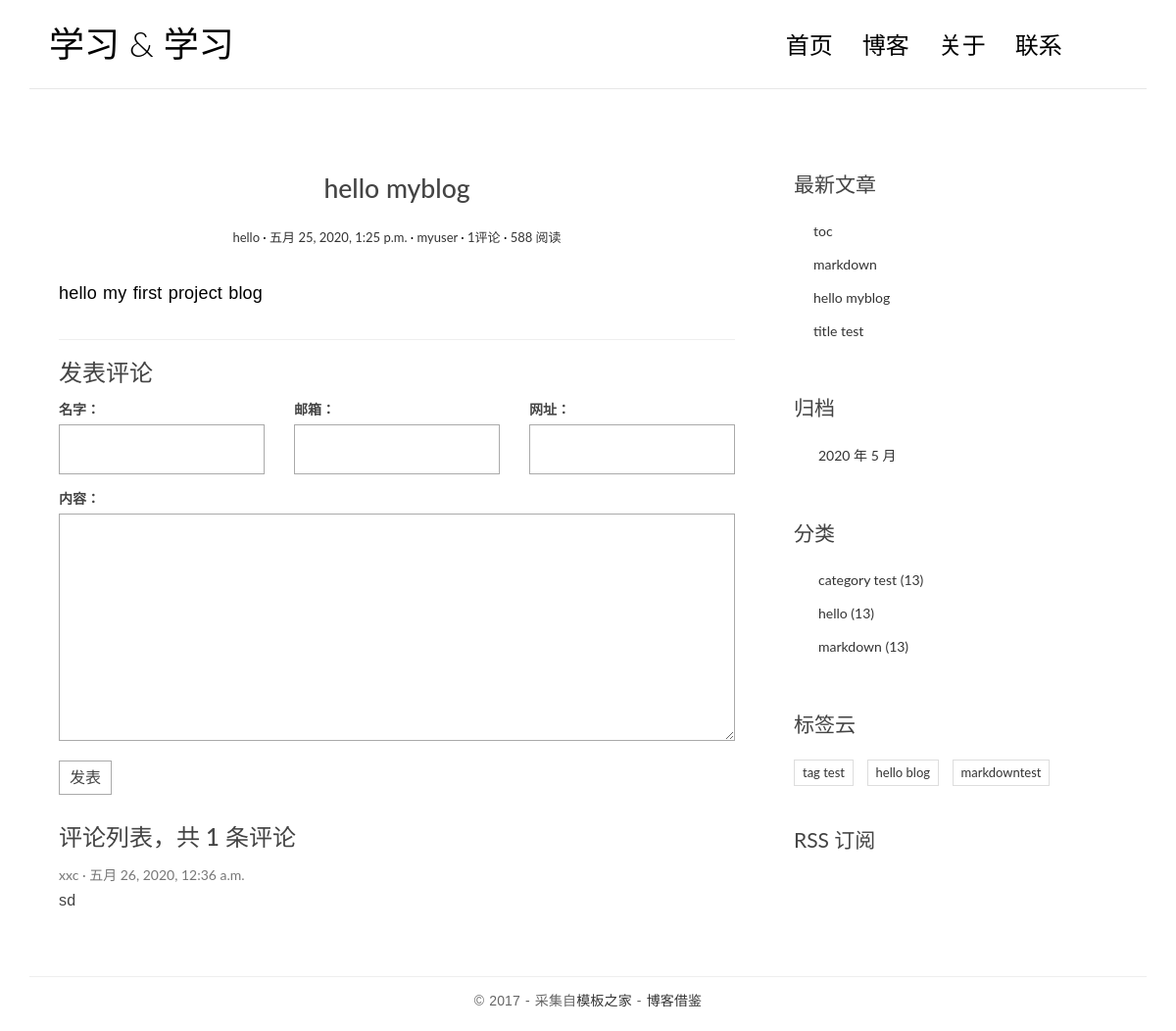
Page /posts/2/ on the committed database.
### blog/models.py (models this page shows, shortened)
class Post(models.Model):
    class Meta:
        verbose_name = "文章"
        verbose_name_plural = verbose_name
    def get_absolute_url(self):
        return reverse('blog:detail',kwargs={'pk':self.pk})
    title = models.CharField("标题",max_length=70)
    body = models.TextField('正文')
    created_time = models.DateTimeField('创建时间',default=timezone.now)
    modified_time = models.DateTimeField('修改时间',default=timezone.now)
    excerpt = models.CharField('摘要',max_length=200,blank=True)
    category = models.ForeignKey(Category,verbose_name="分类",on_delete=models.CASCADE)
    tags = models.ManyToManyField(Tag,verbose_name="标签",blank=True)
    author = models.ForeignKey(User,on_delete=models.CASCADE)

class Category(models.Model):
    class Meta:
        verbose_name = "分类"
        verbose_name_plural = verbose_name
    name = models.CharField(max_length=100)

class Tag(models.Model):
    name = models.CharField(max_length=100)
    class Meta:
        verbose_name = "标签"
        verbose_name_plural = verbose_name

### comments/models.py (models this page shows, shortened)
class Comment(models.Model):
    name = models.CharField('名字', max_length=50)
    email = models.EmailField('邮箱')
    url = models.URLField('网址', blank=True)
    text = models.TextField('内容')
    created_time = models.DateTimeField('创建时间', default=timezone.now)
    post = models.ForeignKey('blog.Post', verbose_name='文章', on_delete=models.CASCADE)
    class Meta:
        verbose_name = '评论'
        verbose_name_plural = verbose_name

### blog/views.py (the view)
# urls.py: path('posts/<int:pk>/',views.detail,name="detail"),
def detail(request,pk):
    post = get_object_or_404(Post,pk=pk)
    md = markdown.Markdown(extensions=[
        'markdown.extensions.extra',
        'markdown.extensions.codehilite',
        TocExtension(slugify=slugify),
    ])
    post.body = md.convert(post.body)
    m = re.search(r'<div class="toc">\s*<ul>(.*)</ul>',md.toc,re.S)
    post.toc = m.group(1) if m is not None else ''
    return render(request,'blog/detail.html',context={'post':post})

### comments/forms.py
class CommentForm(forms.ModelForm):
    class Meta:
        model = Comment
        fields = ['name','email','url','text']

### blog/templatetags/blog_extras.py (called while the page is built)
@register.inclusion_tag('blog/inclusions/_recent_posts.html', takes_context=True)
def show_recent_posts(context,num=5):
    return {
        'recent_post_list':Post.objects.all().order_by('-created_time')[:num]
    }

@register.inclusion_tag('blog/inclusions/_archives.html', takes_context=True)
def show_archives(context):
    return {
        'date_list':Post.objects.dates('created_time','month',order='DESC'),
    }

@register.inclusion_tag('blog/inclusions/_categories.html', takes_context=True)
def show_categories(context):
    return {
        'category_list':Category.objects.all(),
    }

@register.inclusion_tag('blog/inclusions/_tags.html', takes_context=True)
def show_tags(context):
    return {
        'tag_list':Tag.objects.all(),
    }

### comments/templatetags/comments_extras.py (called while the page is built)
@register.inclusion_tag('comments/inclusions/_form.html', takes_context=True)
def show_comment_form(context,post,form=None):
    if form is None:
        form = CommentForm()
    return {
        'form':form,
        'post':post,
    }

@register.inclusion_tag('comments/inclusions/_list.html', takes_context=True)
def show_comments(context, post):
    comment_list = post.comment_set.all().order_by('-created_time')
    comment_count = comment_list.count()
    return {
        'comment_count': comment_count,
        'comment_list': comment_list,
    }

### templates/blog/detail.html (shortened to what this page needs)
{% extends 'base.html' %}
{% load comments_extras %}
{% block main %}
                <article class="post post-1">
                    <header class="entry-header">
                        <h1 class="entry-title">{{ post.title }}</h1>
                        <div class="entry-meta">
                            <span class="post-category"><a href="#">{{ post.category.name }}</a></span>
                            <span class="post-date"><a href="#"><time class="entry-date"
                                                                      datetime="{{ post.created_time }}">{{ post.created_time }}</time></a></span>
                            <span class="post-author"><a href="#">{{ post.author }}</a></span>
                            <span class="comments-link"><a href="#comment-area">{{ post.comment_set.count }}评论</a></span>
                            <span class="views-count"><a href="#">588 阅读</a></span>
                        </div>
                    </header>
                    <div class="entry-content clearfix">
                        {{ post.body|safe }}
                    </div>
                </article>
                <section class="comment-area" id="comment-area">
                    <hr>
                    <h3>发表评论</h3>
                    {% show_comment_form post %}
                    <div class="comment-list-panel">
                    {% show_comments post %}
                    </div>
                </section>
{% endblock main %}

### templates/comments/inclusions/_list.html (shortened to what this page needs)
<!DOCTYPE html>
<html lang="en">
<head>
</head>
<body>
<h3>评论列表，共 <span>{{ comment_count }}</span> 条评论</h3>
<ul class="comment-list list-unstyled">
  {% for comment in comment_list %}
    <li class="comment-item">
      <span class="nickname">{{ comment.name }}</span>
      <time class="submit-date" datetime="{{ comment.created_time }}">{{ comment.created_time }}</time>
      <div class="text">
        {{ comment.text|linebreaks }}
      </div>
    </li>
  {% empty %}
    暂无评论
  {% endfor %}
</ul>
</body>
</html>

### templates/blog/inclusions/_recent_posts.html (shortened to what this page needs)
<!DOCTYPE html>
<html lang="en">
<head>
</head>
<body>
        <div class="widget widget-recent-posts">
  <h3 class="widget-title">最新文章</h3>
  <ul>
    {% for post in recent_post_list %}
      <li>
        <a href="{{ post.get_absolute_url }}">{{ post.title }}</a>
      </li>
    {% empty %}
      暂无文章！
    {% endfor %}
  </ul>
</div>
</body>
</html>

### templates/blog/inclusions/_categories.html (shortened to what this page needs)
<!DOCTYPE html>
<html lang="en">
<head>
</head>
<body>
<div class="widget widget-category">
  <h3 class="widget-title">分类</h3>
  <ul>
    {% for category in category_list %}
      <li>
        <a href="{% url 'blog:category' category.pk %}">{{ category.name }} <span class="post-count">(13)</span></a>
      </li>
    {% empty %}
      暂无分类！
    {% endfor %}
  </ul>
</div>
</body>
</html>

### templates/blog/inclusions/_tags.html (shortened to what this page needs)
<!DOCTYPE html>
<html lang="en">
<head>
</head>
<body>
<div class="widget widget-tag-cloud">
  <h3 class="widget-title">标签云</h3>
  <ul>
    {% for tag in tag_list %}
      <li>
        <a href="{% url 'blog:tag' tag.pk %}">{{ tag.name }}</a>
      </li>
    {% empty %}
      暂无标签！
    {% endfor %}
  </ul>
</div>
</body>
</html>

### blog/static/blog/css/custom.css (style rules this page uses)
* { outline: none; }
h1, h2, h3, h4, h5, h6 { margin-top: 0; }
a { color: #333; }
body { color: #444; font-family: 'Lato', sans-serif; }
p { font-family: 'Ubuntu', sans-serif; font-weight: 400; word-spacing: 1px; letter-spacing: 0.01em; }
.post { background: #fff; padding: 30px 30px 0; }
.entry-title { text-align: center; font-size: 1.9em; margin-bottom: 20px; line-height: 1.6; padding: 10px 20px 0; }
.entry-meta { text-align: center; color: #DDDDDD; font-size: 13px; margin-bottom: 30px; }
.entry-content { font-size: 18px; line-height: 1.9; font-weight: 300; color: #000; }
.post-category::after, .post-date::after, .post-author::after, .comments-link::after { content: ' ·'; color: #000; }
.widget { background: #fff; padding: 30px 0 0; }
.widget-title { font-size: 1.5em; margin-bottom: 20px; line-height: 1.6; padding: 10px 0 0; font-weight: 400; }
.widget-recent-posts ul { padding: 0; margin: 0; padding-left: 20px; }
.widget-recent-posts ul li { list-style-type: none; position: relative; line-height: 170%; margin-bottom: 10px; }
.widget-recent-posts ul li::before { content: '\f3d3'; font-family: "Ionicons"; position: absolute; left: -17px; top: 3px; font-size: 16px; color: #000; }
.widget-category ul { padding: 0; margin: 0; padding-left: 25px; }
.widget-category ul li { list-style-type: none; position: relative; line-height: 170%; margin-bottom: 10px; }
.widget-category ul li::before { content: '\f3fe'; font-family: "Ionicons"; position: absolute; left: -25px; top: 1px; font-size: 18px; color: #000; }
.widget-tag-cloud ul { padding: 0; margin: 0; margin-right: -10px; }
.widget-tag-cloud ul li { list-style-type: none; font-size: 13px; display: inline-block; margin-right: 10px; margin-bottom: 10px; padding: 3px 8px; border: 1px solid #ddd; }
.contact-form input, .comment-form input { border: 1px solid #aaa; margin-bottom: 15px; width: 100%; padding: 15px 15px; font-size: 16px; line-height: 100%; transition: 0.4s border-color linear; }
.contact-form textarea, .comment-form textarea { border: 1px solid #aaa; margin-bottom: 15px; width: 100%; padding: 15px 15px; font-size: 16px; line-height: 20px !important; min-height: 183px; transition: 0.4s border-color linear; }
.comment-area { padding: 0 30px 0; }
.comment-list-panel { margin-top: 30px; }
.comment-list { margin-top: 15px; }
.comment-item .nickname, .comment-item .submit-date { color: #777; font-size: 14px; }
.comment-item .nickname:after { content: ' ·'; }
.comment-item .text { padding-top: 5px; font-size: 16px; }

### rows in the picture
Post: title "hello myblog", category.name "hello", created_time "五月 25, 2020, 1:25 p.m.", author "myuser", comment_set.count "1", body "hello my first project blog"
Comment: name "xxc", created_time "五月 26, 2020, 12:36 a.m.", text "sd"
Post: title "toc"
Post: title "markdown"
Post: title "title test"
Category: name "category test"
Category: name "hello"
Category: name "markdown"
Tag: name "tag test"
Tag: name "hello blog"
Tag: name "markdowntest"

### other values in the picture
{{ comment_count }} "1"
{{ date.year }} "2020"
{{ date.month }} "5"
